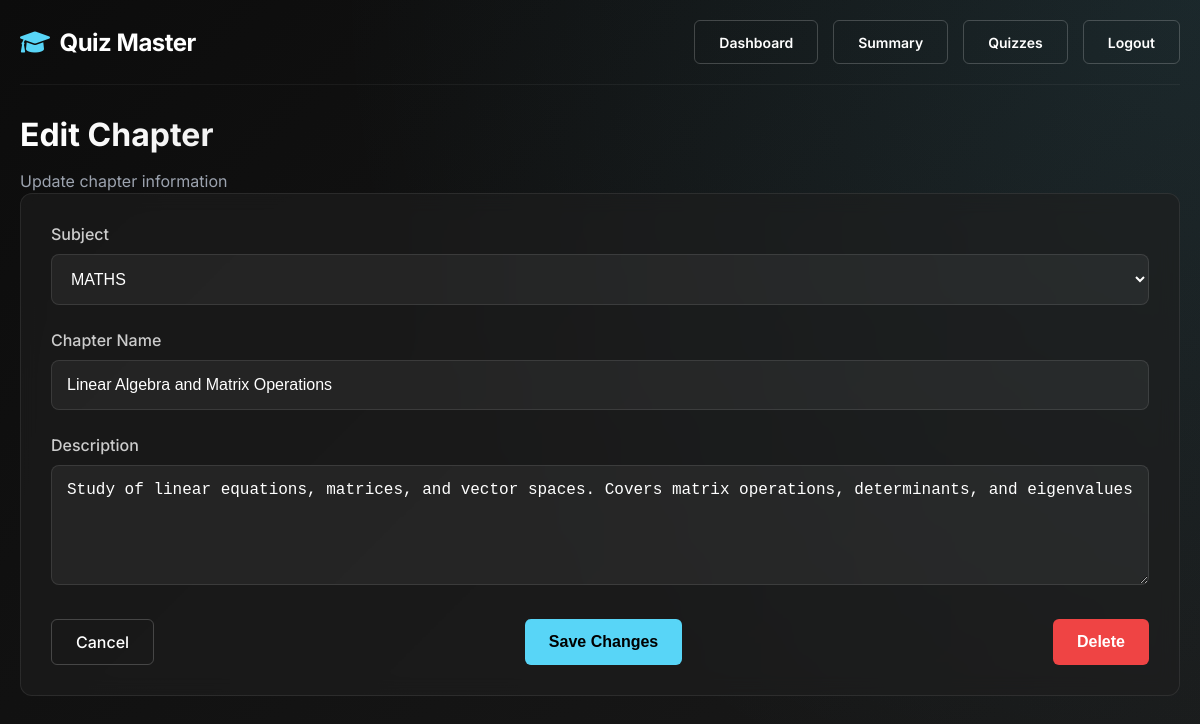
/admin/edit_chapter/1 (signed in), run on the app's committed database.
### models.py (models this page shows, shortened)
class Chapter(db.Model):
    __tablename__ = 'chapters'
    id = db.Column(db.Integer, primary_key=True)
    name = db.Column(db.String(100), nullable=False, index=True)
    subject_id = db.Column(db.Integer, db.ForeignKey('subjects.id'), nullable=False)
    description = db.Column(db.Text)
    seq_num = db.Column(db.Integer, default=0)  # For ordering chapters
    is_active = db.Column(db.Boolean, default=True)
    created_at = db.Column(db.DateTime, default=datetime.utcnow)
    quizzes = db.relationship('Quiz', backref='chapter', cascade="all, delete-orphan", lazy=True)
    user_performances = db.relationship('UserStrength', backref='chapter', lazy='dynamic')

class Subject(db.Model):
    __tablename__ = 'subjects'
    id = db.Column(db.Integer, primary_key=True)
    name = db.Column(db.String(100), nullable=False, index=True)
    description = db.Column(db.Text)
    code = db.Column(db.String(20), unique=True)
    image_path = db.Column(db.String(200))
    is_active = db.Column(db.Boolean, default=True)
    created_at = db.Column(db.DateTime, default=datetime.utcnow)
    chapters = db.relationship('Chapter', backref='subject', cascade="all, delete-orphan", lazy=True)
    user_performances = db.relationship('UserStrength', backref='subject', lazy='dynamic')

### routes.py (the view, shortened to what this page needs)
@app_routes.route("/admin/edit_chapter/<int:chapter_id>", methods=["GET", "POST"])  # Fixed: Added URL parameter
def edit_chapter(chapter_id):
    if session.get("role") != "admin":
        flash("Access denied! Admins only.", "danger")
        return redirect(url_for("app_routes.login"))
    try:
        chapter = Chapter.query.get_or_404(chapter_id)
        subjects = Subject.query.all()
    except Exception as e:
        db.session.rollback()
        flash(f"Error updating chapter: {str(e)}", "danger")
    return render_template("edit_chapter.html", chapter=chapter, subjects=subjects)

### routes.py (called while the page is built)
@app_routes.context_processor
def inject_responsive_elements():
    is_mobile = request.user_agent.platform in ['android', 'iphone'] or \
                'mobile' in request.user_agent.string.lower()
    return {
        'is_mobile': is_mobile,
        'current_year': datetime.now().year
    }  # Fixed: Added missing closing brace

### templates/admin/edit_chapter.html (shortened to what this page needs)
{% extends "base.html" %}
{% block content %}
<div class="page-header">
    <h1 class="page-title">Edit Chapter</h1>
    <p class="page-subtitle">Update chapter information</p>
</div>
<div class="form-card">
    <form method="POST" action="{{ url_for('app_routes.edit_chapter', chapter_id=chapter.id) }}">
        <div class="form-group">
            <label class="form-label" for="subject_id">Subject</label>
            <select id="subject_id" name="subject_id" class="form-select" required>
                {% for subject in subjects %}
                <option value="{{ subject.id }}" {% if chapter.subject_id == subject.id %}selected{% endif %}>{{ subject.name }}</option>
                {% endfor %}
            </select>
        </div>
        <div class="form-group">
            <label class="form-label" for="name">Chapter Name</label>
            <input type="text" id="name" name="name" class="form-input" value="{{ chapter.name }}" required>
        </div>
        <div class="form-group">
            <label class="form-label" for="description">Description</label>
            <textarea id="description" name="description" class="form-textarea">{{ chapter.description }}</textarea>
        </div>
        <div class="form-actions">
            <a href="{{ url_for('app_routes.admin_dashboard') }}" class="btn-cancel">Cancel</a>
            <button type="submit" class="btn-submit">Save Changes</button>
            <form method="POST" action="{{ url_for('app_routes.delete_chapter', chapter_id=chapter.id) }}"
                  onsubmit="return confirm('Are you sure you want to delete this chapter?');" style="display:inline;">
                <button type="submit" class="btn-danger">Delete</button>
            </form>
        </div>
    </form>
</div>
{% endblock %}

### data on the page
Chapter: subject_id "MATHS", name "Linear Algebra and Matrix Operations", description "Study of linear equations, matrices, and vector spaces. Covers matrix operations, determinants, and eigenvalues"
